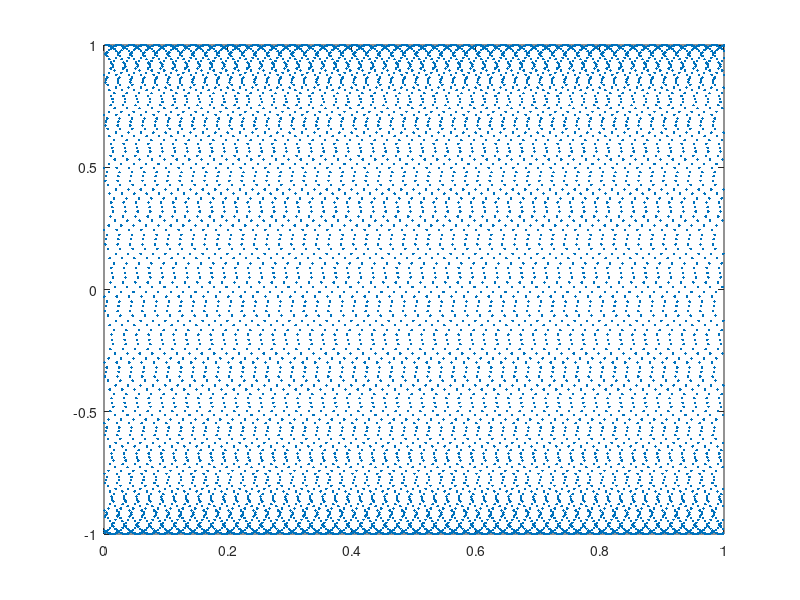

Here is the MATLAB script that generated this plot:
T=1.0;
Fs=8000;
f0=350;
phi0=0.5;
t=(0:1/Fs:T);
y=exp(1j*(2*pi*f0*t + phi0));%+0.001*rand(1,length(t));
y=y(:);
b=[0.5; 350; 1;];
U=1;
for u=(1:U);
    g=exp(1j*(2*pi*b(2)*t'+b(1)));
    J=[-1j*b(3)*g -1j*2*pi*t'*b(3).*g -g];
    cond(J'*J)
    b=b+(J'*J)^(-1)*(J'*(y-b(3)*g));
end
plot(t,y,'.',t,b(3)*exp(1j*(2*pi*b(2)*t'+b(1))),'-');
abs(b)
